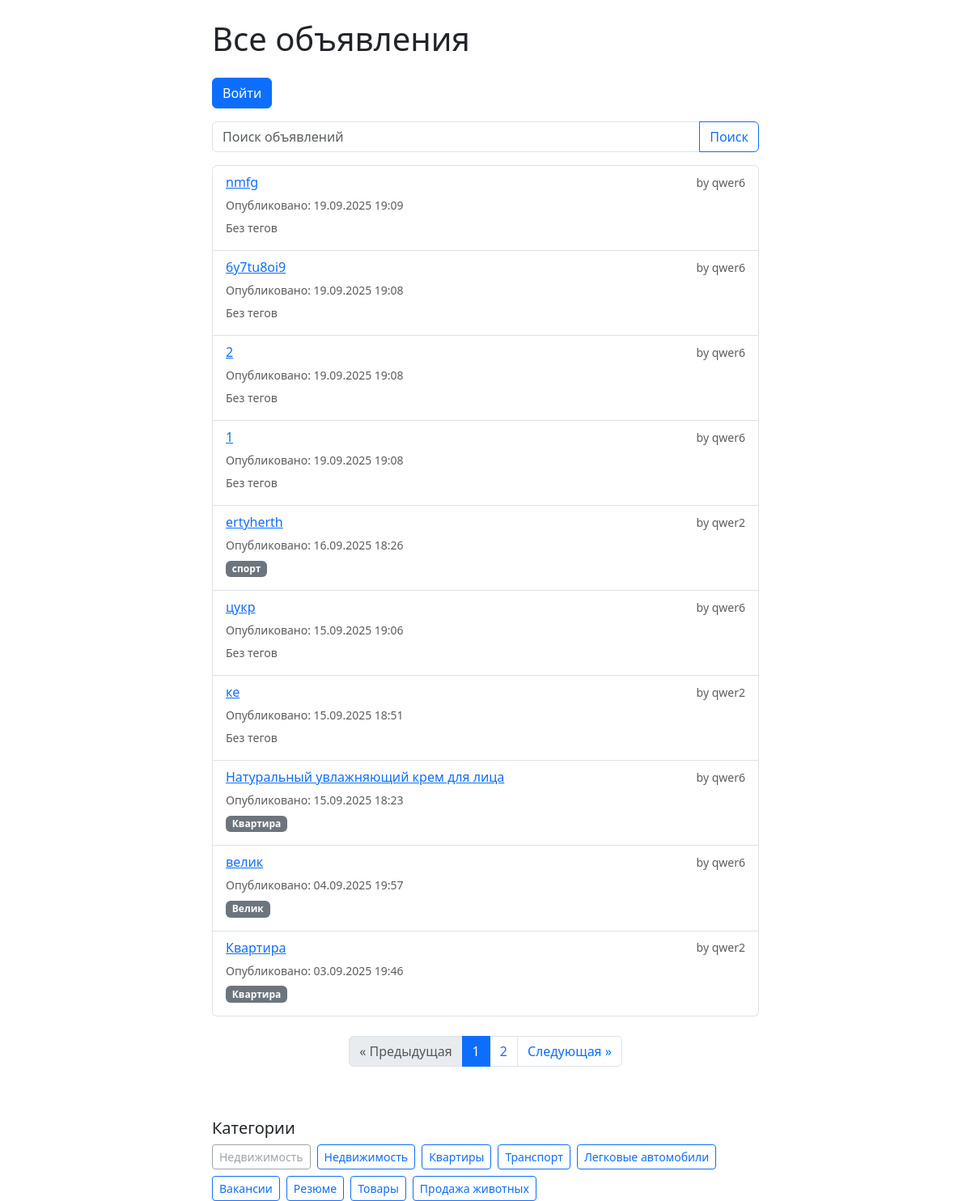
The page /ads/ on the database as committed earlier.
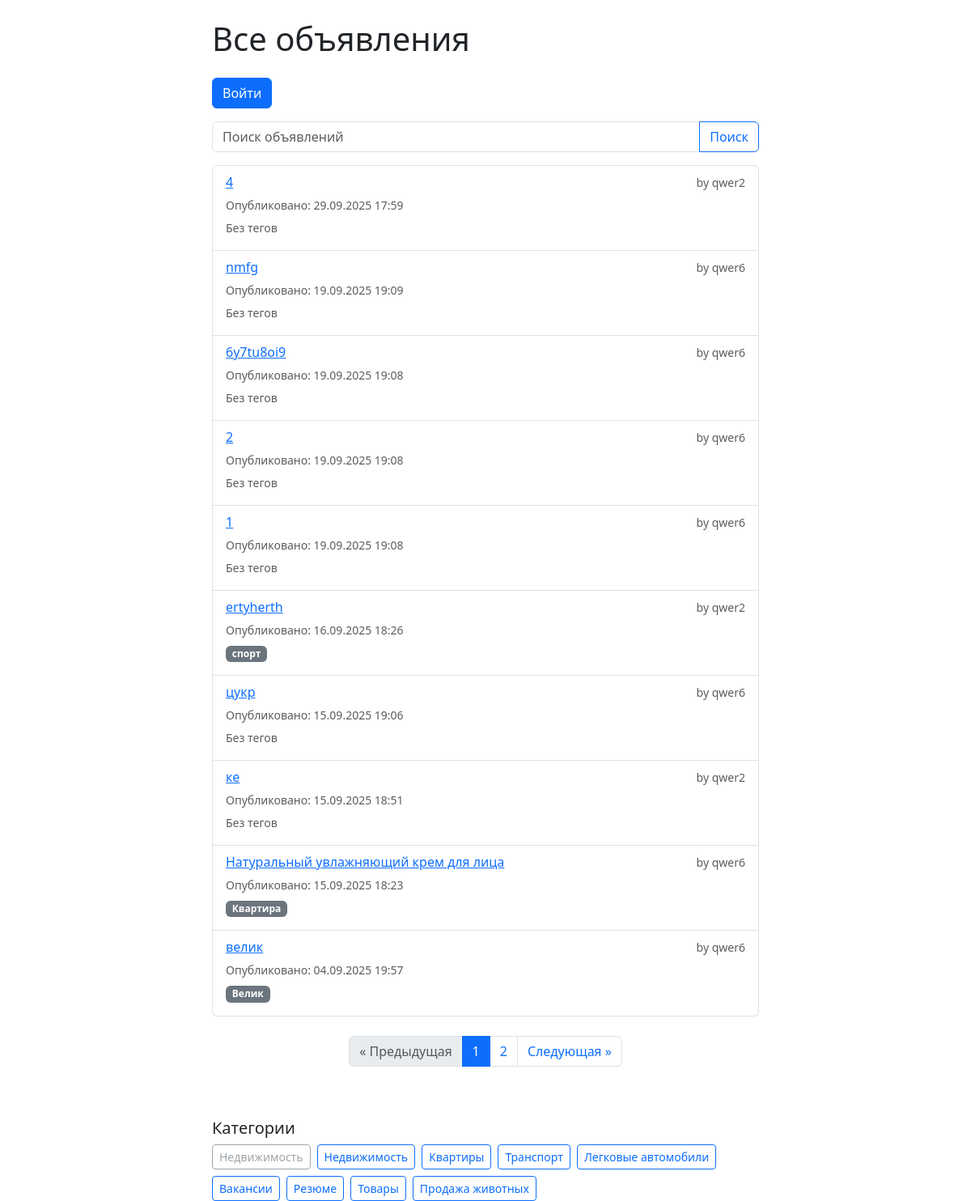
The same page on the database as committed later.
### ads/models.py (models this page shows, shortened)
class Ad(models.Model):
    bookmarks = models.ManyToManyField(settings.AUTH_USER_MODEL, related_name='bookmarked_ads', blank=True)
    views = models.PositiveIntegerField(default=0)  # счетчик просмотров
    created_at = models.DateTimeField(auto_now_add=True)
    updated_at = models.DateTimeField(auto_now=True)
    tags = models.ManyToManyField('Tag', blank=True, related_name='ads')
    title = models.CharField("Заголовок", max_length=255)
    description = models.TextField("Описание")
    price = models.DecimalField("Цена", max_digits=10, decimal_places=2)
    city = models.CharField("Город", max_length=100)
    author = models.ForeignKey(
        settings.AUTH_USER_MODEL,
        on_delete=models.CASCADE,
        related_name='ads',
        verbose_name="Автор"
    )
    category = models.ForeignKey(
        Category,
        on_delete=models.SET_NULL,
        null=True,
        blank=True,
        related_name='ads',
        verbose_name="Категория"
    )
    slug = models.SlugField(max_length=255, null=True, blank=True, unique=True)
    created_at = models.DateTimeField("Дата создания", auto_now_add=True)

class Tag(models.Model):
    name = models.CharField(max_length=50, unique=True)
    slug = models.SlugField(max_length=60, unique=True, blank=True)

class Category(models.Model):
    name = models.CharField("Название категории", max_length=100)
    slug = models.SlugField(max_length=100, unique=True)

### accounts/models.py (models this page shows)
class User(AbstractUser):
    pass

### ads/views.py (the view)
# urls.py: path('', views.ad_list, name='ad_list'),
def ad_list(request):
    query = request.GET.get('q', '')
    ads = Ad.objects.all()
    if query:
        ads = ads.filter(
            Q(title__icontains=query) |
            Q(description__icontains=query)
        )
    ads = ads.order_by('-created_at')
    paginator = Paginator(ads, 10)
    page_number = request.GET.get('page')
    page_obj = paginator.get_page(page_number)
    categories = Category.objects.all()
    get_params = request.GET.copy()
    get_params.pop('page', None)
    context = {
        'ads': page_obj.object_list,
        'categories': categories,
        'page_obj': page_obj,
        'search_query': query,
        'get_params': get_params.urlencode(),
    }
    return render(request, 'ads/ad_list.html', context)

### ads/templatetags/my_filters.py (called while the page is built)
@register.filter
def local_time(value, format_string="N j, Y, P"):
    if not value:
        return ""
    local_dt = timezone.localtime(value)
    return local_dt.strftime(format_string)

### ads/templates/ads/ad_list.html (shortened to what the changed rows need)
{% load my_filters %}
{% load static %}
<!DOCTYPE html>
<html lang="ru">
<head>
    <link href="https://cdn.jsdelivr.net/npm/bootstrap@5.3.0/dist/css/bootstrap.min.css" rel="stylesheet">
</head>
<body>
<div class="container mt-4" style="max-width: 700px;">
    <h1 class="mb-4">Все объявления</h1>
    <ul class="list-group">
        {% for ad in ads %}
            <li class="list-group-item" data-ad-id="{{ ad.id }}" data-ad-slug="{{ ad.slug }}">
                <div class="d-flex flex-column">
                    <div class="d-flex justify-content-between align-items-center mb-1">
                        {% if ad.slug %}
                            <a href="{% url 'ad_detail' slug=ad.slug %}">{{ ad.title }}</a>
                        {% else %}
                            {{ ad.title }} <small class="text-danger">(нет ссылки: отсутствует slug)</small>
                        {% endif %}
                        <small class="text-muted">by {{ ad.author.username }}</small>
                    </div>
                    <div class="mb-1">
                        <small class="text-muted">Опубликовано: {{ ad.created_at|local_time:"%d.%m.%Y %H:%M" }}</small>
                    </div>
                    <div class="mb-2">
                        {% if ad.tags.all %}
                            {% for tag in ad.tags.all %}
                                <a href="{% url 'ads_by_tag' slug=tag.slug %}" class="badge bg-secondary text-decoration-none me-1">{{ tag.name }}</a>
                            {% endfor %}
                        {% else %}
                            <small class="text-muted">Без тегов</small>
                        {% endif %}
                    </div>
                </div>
            </li>
        {% empty %}
            <li class="list-group-item">Объявлений нет.</li>
        {% endfor %}
    </ul>
    {% if page_obj.paginator.num_pages > 1 %}
    <nav class="mt-4 d-flex justify-content-center" aria-label="Страницы объявлений">
        <ul class="pagination">
            {% for num in page_obj.paginator.page_range %}
                {% if num == page_obj.number %}
                    <li class="page-item active" aria-current="page">
                        <span class="page-link">{{ num }}</span>
                    </li>
                {% else %}
                    <li class="page-item">
                        <a class="page-link" href="?{% if get_params %}{{ get_params }}&{% endif %}page={{ num }}">{{ num }}</a>
                    </li>
                {% endif %}
            {% endfor %}
        </ul>
    </nav>
    {% endif %}
    <div class="mt-5">
        {% if categories %}
            <div class="d-flex flex-wrap gap-2">
                {% for category in categories %}
                    {% if category.slug %}
                        <a href="{% url 'ads_by_category' slug=category.slug %}" class="btn btn-outline-primary btn-sm">{{ category.name }}</a>
                    {% else %}
                        <span class="btn btn-outline-secondary btn-sm disabled" title="Slug отсутствует">{{ category.name }}</span>
                    {% endif %}
                {% endfor %}
            </div>
        {% else %}
            <p>Категории не найдены.</p>
        {% endif %}
    </div>
</div>
</body>
</html>

Rows that differ between the two databases and show on the page:
no longer on this page (row edited): Ad: title "Квартира", author.username "qwer2", created_at|local_time "03.09.2025 19:46", Tag (name "Квартира")
added Ad: title "4", author.username "qwer2", created_at|local_time "29.09.2025 17:59", shows "Без тегов"
